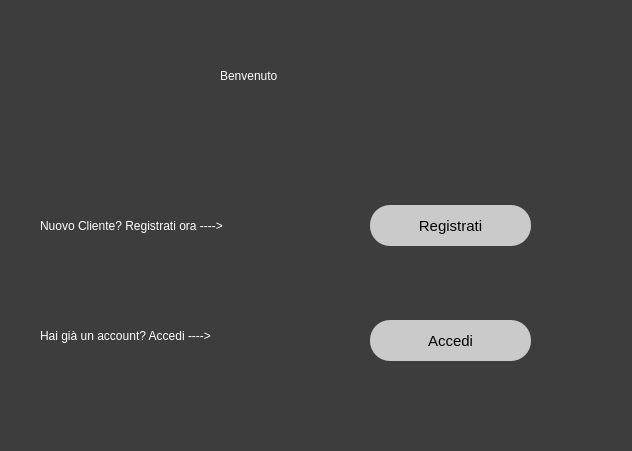
<?xml version="1.0" encoding="UTF-8"?>
<ui version="4.0">
 <class>Cliente</class>
 <widget class="QDialog" name="Cliente">
  <property name="geometry">
   <rect>
    <x>0</x>
    <y>0</y>
    <width>632</width>
    <height>451</height>
   </rect>
  </property>
  <property name="windowTitle">
   <string>Dialog</string>
  </property>
  <property name="styleSheet">
   <string notr="true">background-color: rgb(61, 61, 61);</string>
  </property>
  <widget class="QPushButton" name="registrati_button">
   <property name="geometry">
    <rect>
     <x>370</x>
     <y>205</y>
     <width>161</width>
     <height>41</height>
    </rect>
   </property>
   <property name="font">
    <font>
     <pointsize>11</pointsize>
    </font>
   </property>
   <property name="cursor">
    <cursorShape>PointingHandCursor</cursorShape>
   </property>
   <property name="styleSheet">
    <string notr="true">color:rgb(3, 3, 3); background-color: rgb(202, 202, 202);
border-radius:20px; </string>
   </property>
   <property name="text">
    <string>Registrati</string>
   </property>
  </widget>
  <widget class="QPushButton" name="accedi_button">
   <property name="geometry">
    <rect>
     <x>370</x>
     <y>320</y>
     <width>161</width>
     <height>41</height>
    </rect>
   </property>
   <property name="font">
    <font>
     <pointsize>11</pointsize>
    </font>
   </property>
   <property name="cursor">
    <cursorShape>PointingHandCursor</cursorShape>
   </property>
   <property name="styleSheet">
    <string notr="true">color:rgb(3, 3, 3); background-color: rgb(202, 202, 202);
border-radius:20px; </string>
   </property>
   <property name="text">
    <string>Accedi</string>
   </property>
  </widget>
  <widget class="QLabel" name="label">
   <property name="geometry">
    <rect>
     <x>220</x>
     <y>30</y>
     <width>201</width>
     <height>91</height>
    </rect>
   </property>
   <property name="whatsThis">
    <string>&lt;html&gt;&lt;head/&gt;&lt;body&gt;&lt;p align=&quot;center&quot;&gt;&lt;br/&gt;&lt;/p&gt;&lt;/body&gt;&lt;/html&gt;</string>
   </property>
   <property name="styleSheet">
    <string notr="true">font: 30pt &quot;MS Shell Dlg 2&quot;;
color: rgb(255, 255, 255);</string>
   </property>
   <property name="text">
    <string>Benvenuto</string>
   </property>
  </widget>
  <widget class="QLabel" name="label_2">
   <property name="geometry">
    <rect>
     <x>40</x>
     <y>200</y>
     <width>291</width>
     <height>51</height>
    </rect>
   </property>
   <property name="styleSheet">
    <string notr="true">color: rgb(255, 255, 255);
font: 14pt &quot;MS Shell Dlg 2&quot;;</string>
   </property>
   <property name="text">
    <string>Nuovo Cliente? Registrati ora ----&gt;</string>
   </property>
  </widget>
  <widget class="QLabel" name="label_3">
   <property name="geometry">
    <rect>
     <x>40</x>
     <y>310</y>
     <width>291</width>
     <height>51</height>
    </rect>
   </property>
   <property name="styleSheet">
    <string notr="true">color: rgb(255, 255, 255);
font: 14pt &quot;MS Shell Dlg 2&quot;;</string>
   </property>
   <property name="text">
    <string>Hai già un account? Accedi ----&gt;</string>
   </property>
  </widget>
 </widget>
 <resources/>
 <connections/>
</ui>
